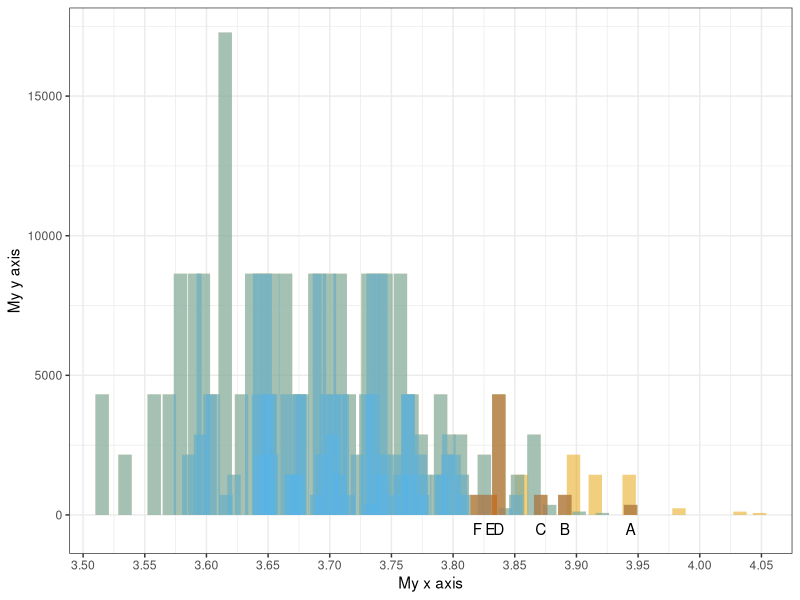

Generate this figure with R: (Note: this script raises an error after producing the figure.)
#!/usr/bin/env Rscript --vanilla

# Title: MyBars.R
# Author details: Ioan Evans, Contact details: ie917@ic.ac.uk
# Date: Nov 2020
# Script and data info: Example code used to annotate plots.
# Copyright statement: none

## Housekeeping
rm(list = ls())
graphics.off()

## Load packages
require(ggplot2)

## Load data
a <- read.table("../Data/Results.txt", header = TRUE)
head(a)

a$ymin <- rep(0, dim(a)[1]) # append a column of zeros

## Print the first linerange
p <- ggplot(a)
p <- p + geom_linerange(data = a, aes(
  x = x,
  ymin = ymin,
  ymax = y1,
  size = (0.5)
),
colour = "#E69F00",
alpha = 1/2, show.legend = FALSE)

## Print the second linerange
p <- p + geom_linerange(data = a, aes(
  x = x,
  ymin = ymin,
  ymax = y2,
  size = (0.5)
),
colour = "#56B4E9",
alpha = 1/2, show.legend = FALSE)

## Print the third linerange:
p <- p + geom_linerange(data = a, aes(
  x = x,
  ymin = ymin,
  ymax = y3,
  size = (0.5)
),
colour = "#D55E00",
alpha = 1/2, show.legend = FALSE)

## Annotate the plot with labels:
p <- p + geom_text(data = a, aes(x = x, y = -500, label = Label))

## now set the axis labels, remove the legend, and prepare for bw printing
p <- p + scale_x_continuous("My x axis",
                            breaks = seq(3, 5, by = 0.05)) + 
  scale_y_continuous("My y axis") + 
  theme_bw() + 
  theme(legend.position = "none") 

## Export as pdf

pdf("../Results/MyBars.pdf")
print(p)
dev.off()

print("Script done!")